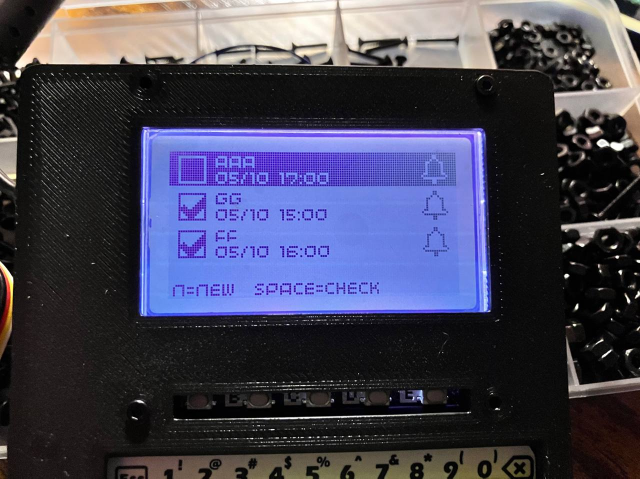
#> input picture images/add_new_todo.jpg, 1280 x 957 px (shown at 1/2 size)
$ python png2rows.py ../images/add_new_todo.jpg 100 100
#> lines starting #> are read from the running program, lines starting #| are printed output that depends on the picture
# png2rows.py
from PIL import Image
import sys

WIDTH = int(sys.argv[2])
HEIGHT = int(sys.argv[3])


path = sys.argv[1]
im = Image.open(path).convert("RGBA").resize((WIDTH, HEIGHT), Image.NEAREST)
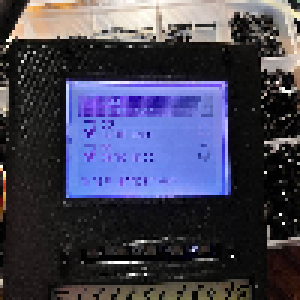
#> im: PIL image 100x100 RGBA (shown 3 times larger); mean R, G, B, A 67.9, 67.2, 86.6, 255

L = im.convert("L")
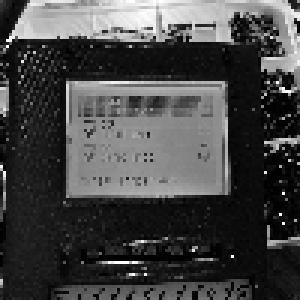
#> L: PIL image 100x100 L (shown 3 times larger); min 0, max 255, mean 69.6
A = im.getchannel("A")
#> A: PIL image 100x100 L; every value is 255
rows = []
for y in range(HEIGHT):
    val = 0
    for x in range(WIDTH):
        on = (A.getpixel((x,y)) > 0) and (L.getpixel((x,y)) < WIDTH//2)
        val = (val << 1) | (1 if on else 0)
    rows.append(val)
#> after the loop, rows = 100 items, first 6: 631349420035543940198553354254, 628873539956973179648755105799, 1262698840071087880397106708486, 1257747079913946359297510211584, 1257747079913946359297510211584, 1247843559599663317098320400384

print("ICON = [")
for r in rows:
    print(f"  0b{r:0{WIDTH}b},")
#> this loop made 100 passes
#> r on passes 1 to 12: 631349420035543940198553354254, 628873539956973179648755105799, 1262698840071087880397106708486, 1257747079913946359297510211584, 1257747079913946359297510211584, 1247843559599663317098320400384, 1247843559599663317098321210882, 1228036518971097232699934338563, 1228036518971097234864332480513, 1228036518971097234624078552577, 1188422437769413389112418732417, 1109194275199700739503762047616
#|   0b0111111110000000000000000000000000000000000000000000000000000000000000000000000000000000000000001110,
#|   0b0111111100000000000000000000000000000000000000000000000000000000000000000000000000000000000000000111,
#|   0b1111111100000000000000000000000000000000000000000000000000000000000000000000000000000000000000000110,
#|   0b1111111000000000000000000000000000000000000000000000000000000000000000000000000000000000000000000000,
#|   0b1111111000000000000000000000000000000000000000000000000000000000000000000000000000000000000000000000,
#|   0b1111110000000000000000000000000000000000000000000000000000000000000000000000001100001001000000000000,
#|   0b1111110000000000000000000000000000000000000000000000000000000000000000000000001111001110111000000010,
#|   0b1111100000000000000000000000000000000000000000000000000000000000000000000000001011110110111000000011,
#> (further printed lines are left out)
print("]")

$ run again, on images/clock.jpg
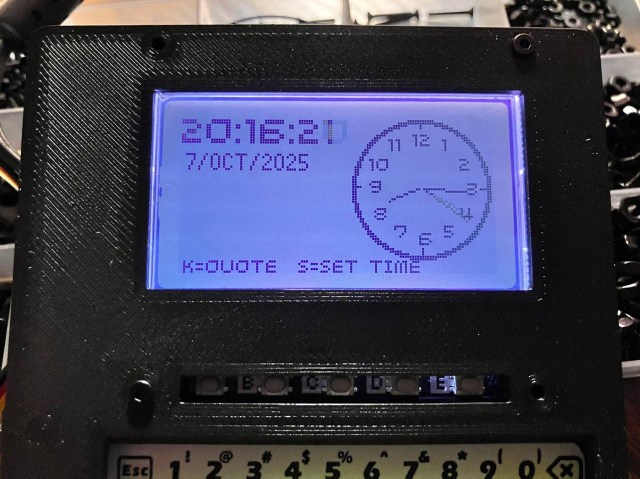
#> input picture images/clock.jpg, 1280 x 957 px (shown at 1/2 size)
#> `im = Image.open(path).convert("RGBA").resize((WIDTH, HEIGHT), Image.NE..`:
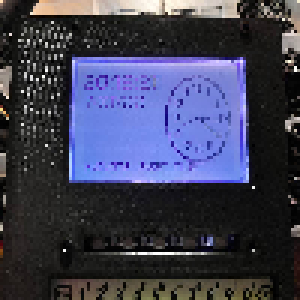
#> im: PIL image 100x100 RGBA (shown 3 times larger); mean R, G, B, A 62.5, 63.9, 86, 255
#> `L = im.convert("L")`:
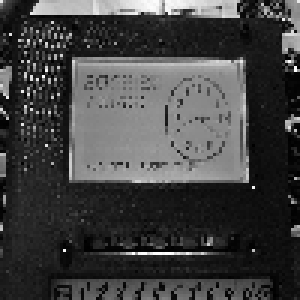
#> L: PIL image 100x100 L (shown 3 times larger); min 0, max 255, mean 66.1
#> A: PIL image 100x100 L; every value is 255
#> after the loop `for y in range(HEIGHT):`: rows = 100 items, first 6: 79073420009353665059182071456, 78609192494621647456096087392, 78609192494621647456095945248, 632587360074829320954490380776, 1266412660188948525096310396072, 1262698840071087308376183261184
#> the loop `for r in rows:` made 100 passes
#> r on passes 1 to 8: 79073420009353665059182071456, 78609192494621647456096087392, 78609192494621647456095945248, 632587360074829320954490380776, 1266412660188948525096310396072, 1262698840071087308376183261184, 1267650600228229265157261360960, 1265092493674963737984733020152
#> (printed output is left out)

$ run again, on images/main_menu_1.jpg
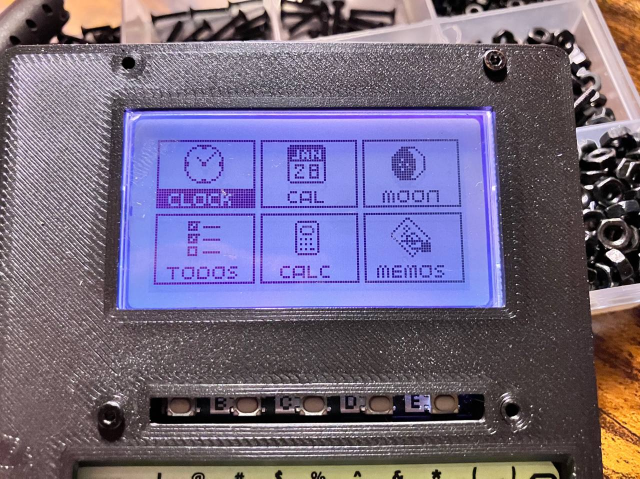
#> input picture images/main_menu_1.jpg, 1280 x 957 px (shown at 1/2 size)
#> `im = Image.open(path).convert("RGBA").resize((WIDTH, HEIGHT), Image.NE..`:
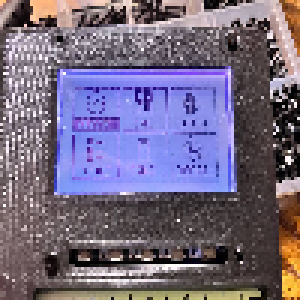
#> im: PIL image 100x100 RGBA (shown 3 times larger); mean R, G, B, A 116.1, 105.9, 130.1, 255
#> `L = im.convert("L")`:
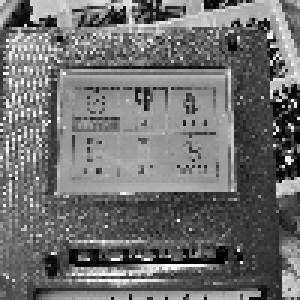
#> L: PIL image 100x100 L (shown 3 times larger); min 0, max 255, mean 111.7
#> A: PIL image 100x100 L; every value is 255
#> after the loop `for y in range(HEIGHT):`: rows = 100 items, first 6: 3713820117881121733157191680, 8665580275001743315648380928, 8665581165343156708667555840, 19188136727539398319496232960, 77990222487954663473936334848, 77990227380381579569300242432
#> the loop `for r in rows:` made 100 passes
#> r on passes 1 to 8: 3713820117881121733157191680, 8665580275001743315648380928, 8665581165343156708667555840, 19188136727539398319496232960, 77990222487954663473936334848, 77990227380381579569300242432, 78142552191615901265542809600, 157871210336444103787187059712
#> (printed output is left out)
